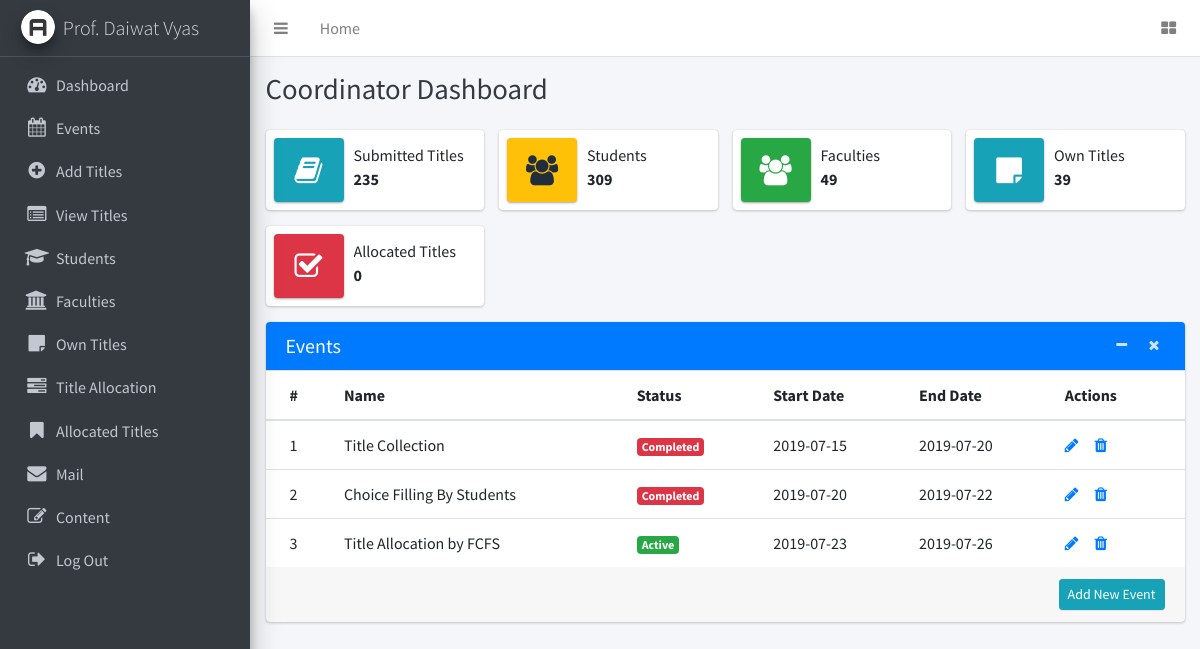
The app's page /coordinator/index.php (signed in) with its own data.
### tables this page shows
CREATE TABLE `events` (
  `id` int(11) NOT NULL AUTO_INCREMENT,
  `name` varchar(300) NOT NULL,
  `start_date` date NOT NULL,
  `end_date` date NOT NULL,
  `flag` int(1) NOT NULL DEFAULT 0,
  PRIMARY KEY (`id`)
);

### coordinator/index.php (the view, shortened to what this page needs)
<?php
include 'connection.php'; ?>
<!DOCTYPE html>
<html lang="en">
<head>
    <link rel="stylesheet" href="../plugins/font-awesome/css/font-awesome.min.css">
    <link rel="stylesheet" href="../dist/css/adminlte.min.css">
</head>
<body class="hold-transition sidebar-mini">
    <div class="wrapper">
        <nav class="main-header navbar navbar-expand bg-white navbar-light border-bottom">
            <ul class="navbar-nav">
                <li class="nav-item">
                    <a class="nav-link" data-widget="pushmenu" href="#"><i class="fa fa-bars"></i></a>
                </li>
                <li class="nav-item d-none d-sm-inline-block">
                    <a href="index.php" class="nav-link">Home</a>
                </li>
            </ul>
            <ul class="navbar-nav ml-auto">
                <li class="nav-item">
                    <a class="nav-link" href="#"><i
                        class="fa fa-th-large"></i></a>
                    </li>
                </ul>
            </nav>
            <?php include'menu.php';
            ?>
            <div class="content-wrapper">
                <div class="content-header">
                    <div class="container-fluid">
                        <div class="row mb-2">
                            <div class="col-sm-6">
                                <h1 class="m-0 text-dark">Coordinator Dashboard</h1>
                            </div>
                        </div>
                    </div>
                </div>
                <section class="content">
                    <div class="container-fluid">
                        <div class="row" style="">
                            <div class="col-12 col-sm-6 col-md-3">
                                <div class="info-box">
                                    <span class="info-box-icon bg-info elevation-1"><i class="fa fa-book"></i></span>
                                    <div class="info-box-content">
                                        <span class="info-box-text">Submitted Titles</span>
                                        <?php
                                        $sql  = "SELECT * FROM project_titles";
                                        $result = mysqli_query($con, $sql);
                                        $data=mysqli_num_rows($result);
                                         ?>
                                        <span class="info-box-number"><?php echo $data; ?></span>
                                    </div>
                                </div>
                            </div>
                            <div class="col-12 col-sm-6 col-md-3">
                                <div class="info-box mb-3">
                                    <span class="info-box-icon bg-warning elevation-1"><i class="fa fa-users"></i></span>
                                    <div class="info-box-content">
                                        <span class="info-box-text">Students</span>
                                        <?php
                                        $sql  = "SELECT * FROM students";
                                        $result = mysqli_query($con, $sql);
                                        $data=mysqli_num_rows($result);
                                         ?>
                                        <span class="info-box-number"><?php echo $data; ?></span>
                                    </div>
                                </div>
                            </div>
                            <div class="col-12 col-sm-6 col-md-3">
                                <div class="info-box mb-3">
                                    <span class="info-box-icon bg-success elevation-1"><i class="fa fa-users"></i></span>
                                    <div class="info-box-content">
                                        <span class="info-box-text">Faculties</span>
                                        <?php
                                        $sql  = "SELECT * FROM faculties";
                                        $result = mysqli_query($con, $sql);
                                        $data=mysqli_num_rows($result);
                                         ?>
                                        <span class="info-box-number"><?php echo $data; ?></span>
                                    </div>
                                </div>
                            </div>
                            <div class="col-12 col-sm-6 col-md-3">
                                <div class="info-box mb-3">
                                    <span class="info-box-icon bg-info elevation-1"><i class="fa fa-sticky-note"></i></span>
                                    <div class="info-box-content">
                                        <span class="info-box-text">Own Titles</span>
                                        <?php
                                        $sql  = "SELECT * FROM own_titles";
                                        $result = mysqli_query($con, $sql);
                                        $data=mysqli_num_rows($result);
                                         ?>
                                        <span class="info-box-number"><?php echo $data; ?></span>
                                    </div>
                                </div>
                            </div>
                            <div class="col-12 col-sm-6 col-md-3">
                                <div class="info-box mb-3">
                                    <span class="info-box-icon bg-danger elevation-1"><i class="fa fa-check-square-o"></i></span>
                                    <div class="info-box-content">
                                        <span class="info-box-text">Allocated Titles</span>
                                        <?php
                                        $sql  = "SELECT * FROM project_titles WHERE flag=1";
                                        $result = mysqli_query($con, $sql);
                                        $data=mysqli_num_rows($result);
                                         ?>
                                        <span class="info-box-number"><?php echo $data; ?></span>
                                    </div>
                                </div>
                            </div>
                        </div>
                        <div class="row">
                            <div class="col-md-12">
                                <div class="card card-primary">
                                    <div class="card-header border-transparent">
                                        <h3 class="card-title">Events</h3>
                                        <div class="card-tools">
                                            <button type="button" class="btn btn-tool" data-widget="collapse">
                                                <i class="fa fa-minus"></i>
                                            </button>
                                            <button type="button" class="btn btn-tool" data-widget="remove">
                                                <i class="fa fa-times"></i>
                                            </button>
                                        </div>
                                    </div>
                                    <div class="card-body p-0">
                                        <div class="table-responsive">
                                            <table class="table m-0">
                                                <thead>
                                                    <tr>
                                                        <th>#</th>
                                                        <th>Name</th>
                                                        <th>Status</th>
                                                        <th>Start Date</th>
                                                        <th>End Date</th>
                                                        <th>Actions</th>
                                                    </tr>
                                                </thead>
                                                <tbody>
                                                    <?php
                                                        $sql  = "SELECT * FROM events";
                                                        $result = mysqli_query($con, $sql);
                                                        if (mysqli_num_rows($result) > 0) {
                                                            while($row = mysqli_fetch_assoc($result)) {
                                                    ?>
                                                    <tr>
                                                        <td><?php echo $row['id']; ?></td>
                                                        <td><?php echo $row['name']; ?></td>
                                                        <td><?php switch ($row['flag']) {
                                                            case 1:
                                                                echo '<span class="badge badge-success">Active</span>';
                                                                break;
                                                            case 2:
                                                                echo '<span class="badge badge-danger">Completed</span>';
                                                                break;
                                                        } ?>
                                                        </td>
                                                        <td><?php echo $row['start_date']; ?></td>
                                                        <td><?php echo $row['end_date']; ?></td>
                                                        <td>
                                                            <a href="editEvent.php?id=<?php echo $row["id"];?>"><i class="fa fa-pencil" aria-hidden="true"></i></a>&nbsp;&nbsp;&nbsp;&nbsp;
                                                            <a href="deleteEvent.php?id=<?php echo $row["id"];?>"><i class="fa fa-trash" aria-hidden="true"></i></a>
                                                        </td>
                                                    </tr>
                                                    <?php
                                                            }
                                                        } ?>
                                                </tbody>
                                            </table>
                                        </div>
                                    </div>
                                    <div class="card-footer clearfix">
                                        <a href="events.php" class="btn btn-sm btn-info float-right">Add New Event</a>
                                    </div>
                                </div>
                            </div>
                        </div>
                    </body>
                    </html>

### records on screen
events: id "1", name "Title Collection", flag "Completed", start_date "2019-07-15", end_date "2019-07-20"
events: id "2", name "Choice Filling By Students", flag "Completed", start_date "2019-07-20", end_date "2019-07-22"
events: id "3", name "Title Allocation by FCFS", flag "Active", start_date "2019-07-23", end_date "2019-07-26"

### other values on screen
$_SESSION['coordinatorusername'] "Prof. Daiwat Vyas"
$data "235"
$data "309"
$data "49"
$data "39"
$data "0"
